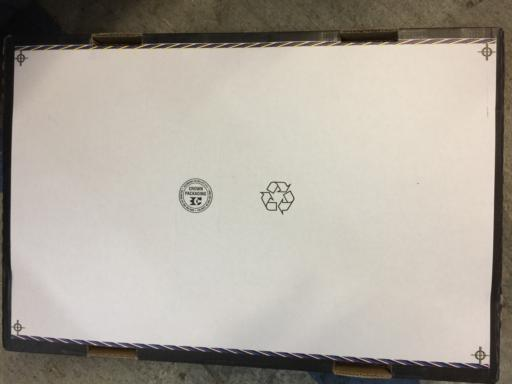
#> input picture Dataset/cardboard/cardboard118.jpg, 512 x 384 px; its folder holds only this picture in this run
$ jupyter execute --allow-errors Visualisation.ipynb   (shell and % lines are left out)
#> lines starting #> are read from the running program, lines starting #| are printed output that depends on the picture
[cell 1]
import skimage
import numpy as np
import pandas as pd
import matplotlib.pyplot as plt
from skimage import io

[cell 2]
cardboard = io.imread_collection('data/cardboard/*.jpg')
#> cardboard = 1 item
glass = io.imread_collection('data/glass/*.jpg')
metal = io.imread_collection('data/metal/*.jpg')
paper = io.imread_collection('data/paper/*.jpg')
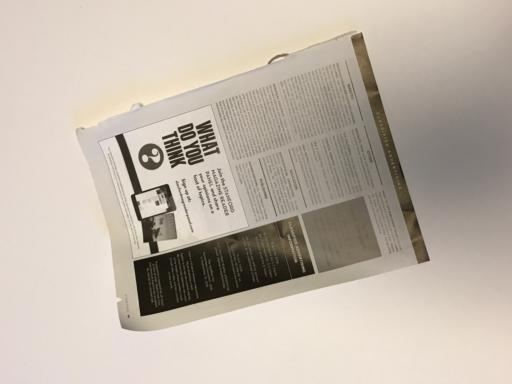
#> input picture Dataset/paper/paper1.jpg, 512 x 384 px
#> paper = 1 item
plastic = io.imread_collection('data/plastic/*.jpg')
trash = io.imread_collection('data/trash/*.jpg')
count = [len(cardboard), len(glass), len(metal), len(paper), len(plastic), len(trash)]
#> count = [1, 0, 0, 1, 0, 0]
names = ['cardboard', 'glass', 'metal', 'paper', 'plastic', 'trash']
plt.bar(names, count, 1)
plt.title('Class Frequency')
plt.xlabel('Class')
plt.ylabel('Frequency')
plt.show()
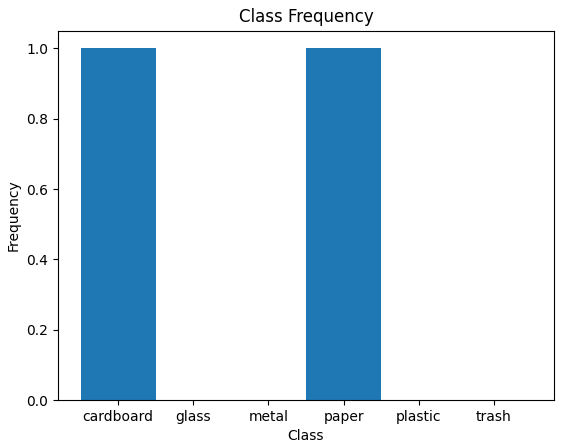
#> figure drawn by matplotlib, 1 panel
